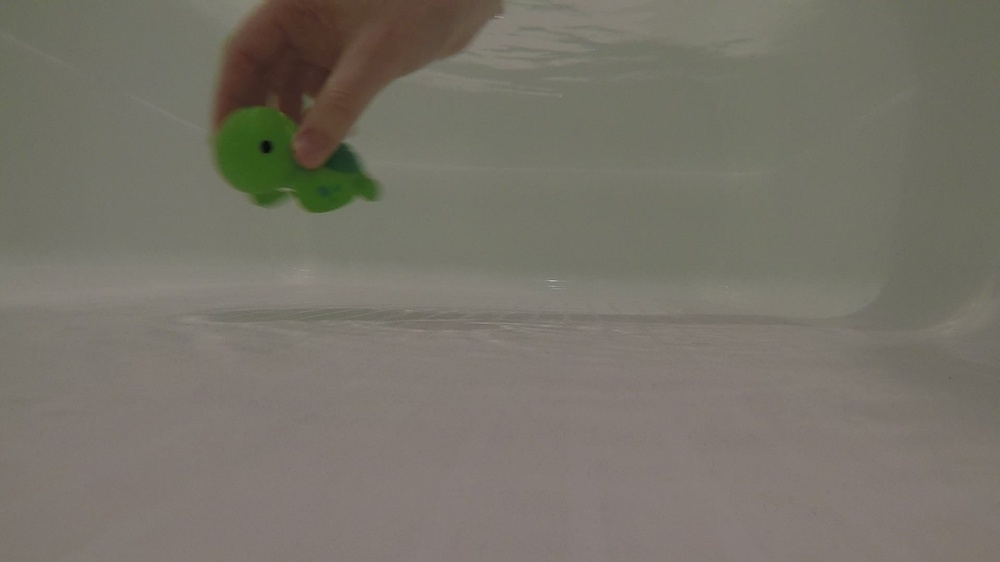
#> input picture lab12/baby_turtle.jpg, 1000 x 562 px, shrunk from 1920 x 1080 before the run
$ python sat.py   (older library calls are emulated)
#> lines starting #> are read from the running program, lines starting #| are printed output that depends on the picture
import numpy as np
import cv2
import matplotlib.pyplot as plt

img = cv2.imread('baby_turtle.jpg')
#> img is the input picture: shape (562, 1000, 3); mean B, G, R 104.9, 115.2, 119.1
img = np.flip(img, axis=2)
img_hsv = cv2.cvtColor(img, cv2.COLOR_RGB2HSV)
#> img_hsv: shape (562, 1000, 3); mean H, S, V 22.3, 34, 119.9
turtle_H = img_hsv[:,:,0]
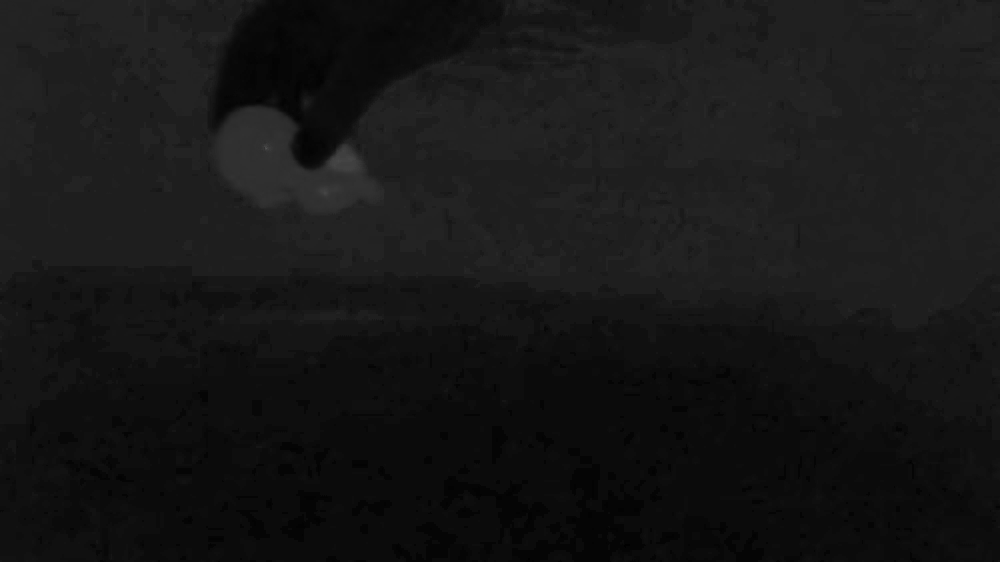
#> turtle_H: shape (562, 1000); min 0, max 83, mean 22.3
turtle_S = img_hsv[:,:,1]
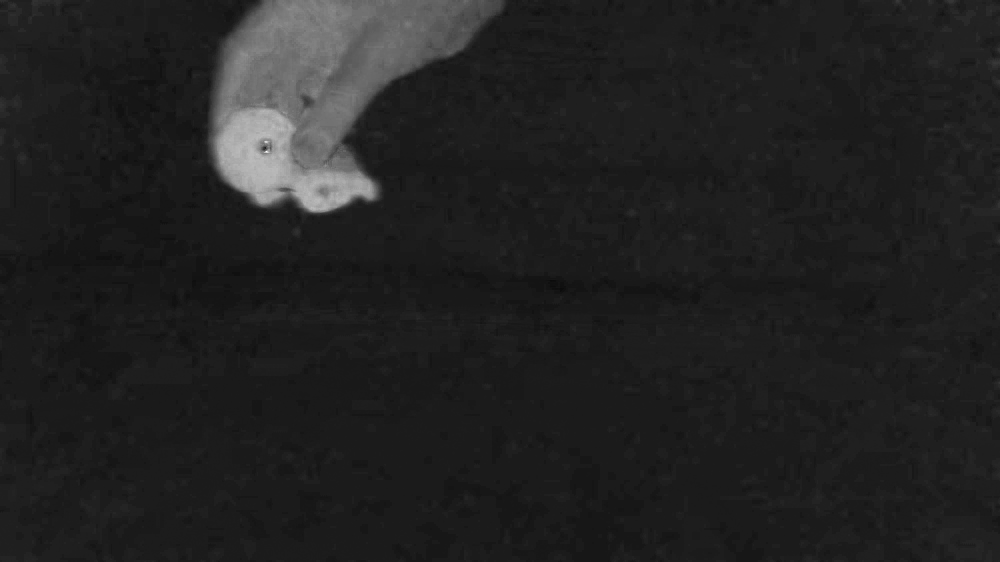
#> turtle_S: shape (562, 1000); min 11, max 255, mean 34
turtle_V = img_hsv[:,:,2]
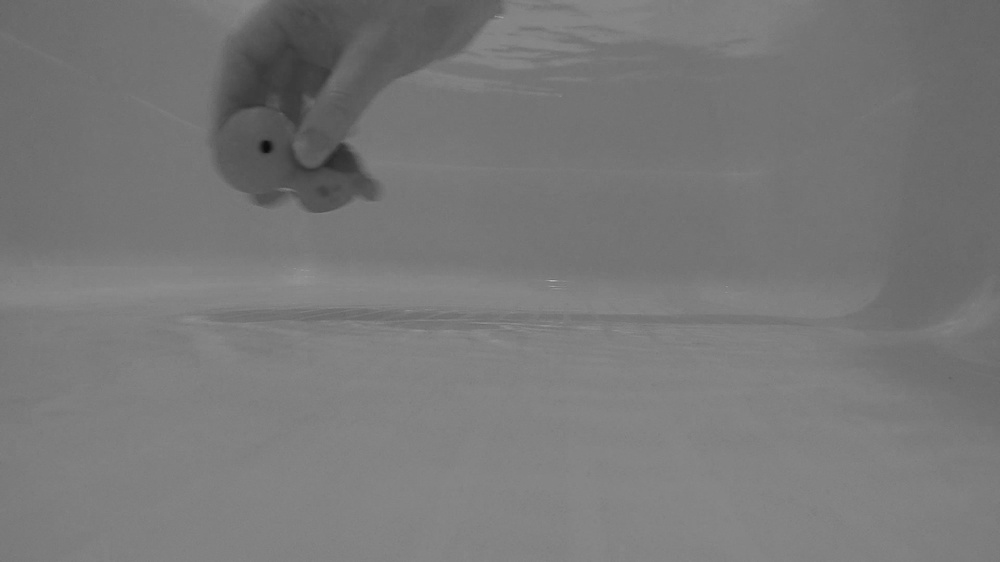
#> turtle_V: shape (562, 1000); min 12, max 186, mean 119.9

sfilt = cv2.boxFilter(img_hsv[:, :, 1], cv2.CV_32F, (40, 40))

fig, ax = plt.subplots(1, 2, figsize=(16, 6))
ax[0].imshow(turtle_S, cmap='Blues')
ax[1].imshow(sfilt, cmap='Blues') # Saturation: turtle stands out most
plt.show()
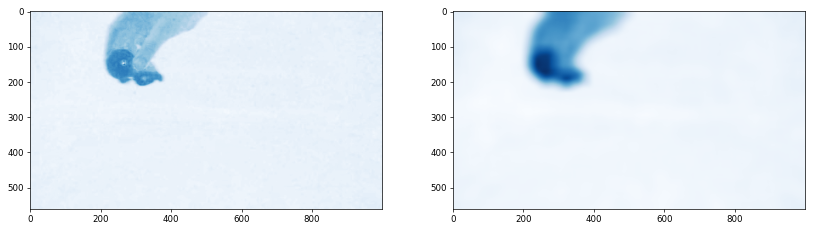
#> figure drawn by matplotlib, 2 panels
